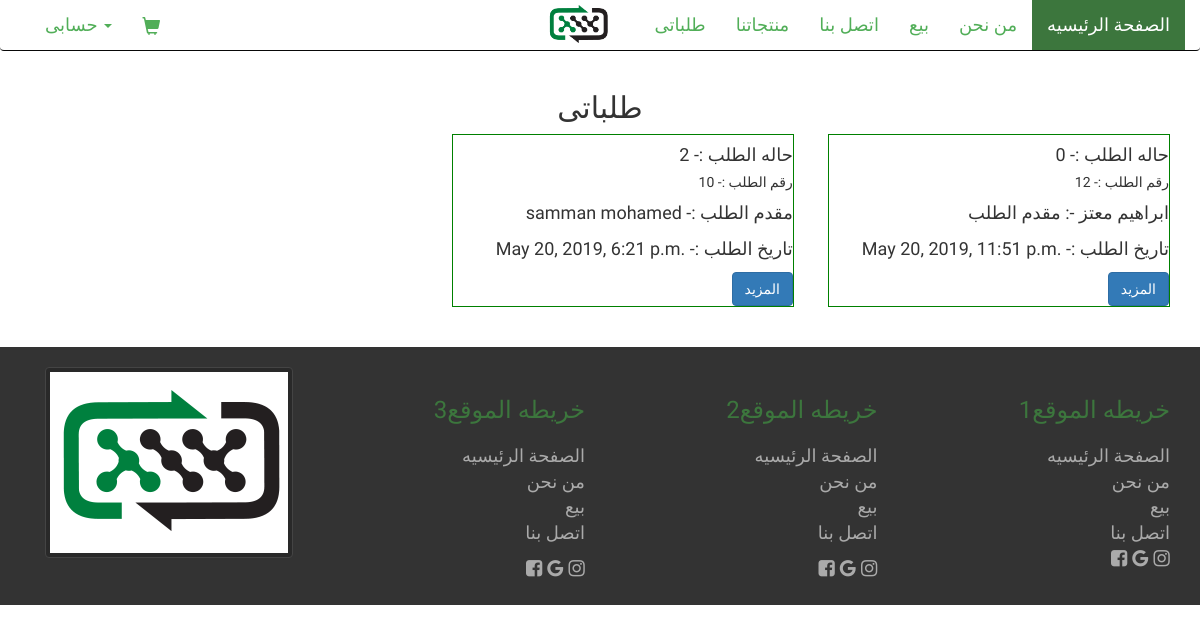
Page /orders/ (signed in) on the earlier database version.
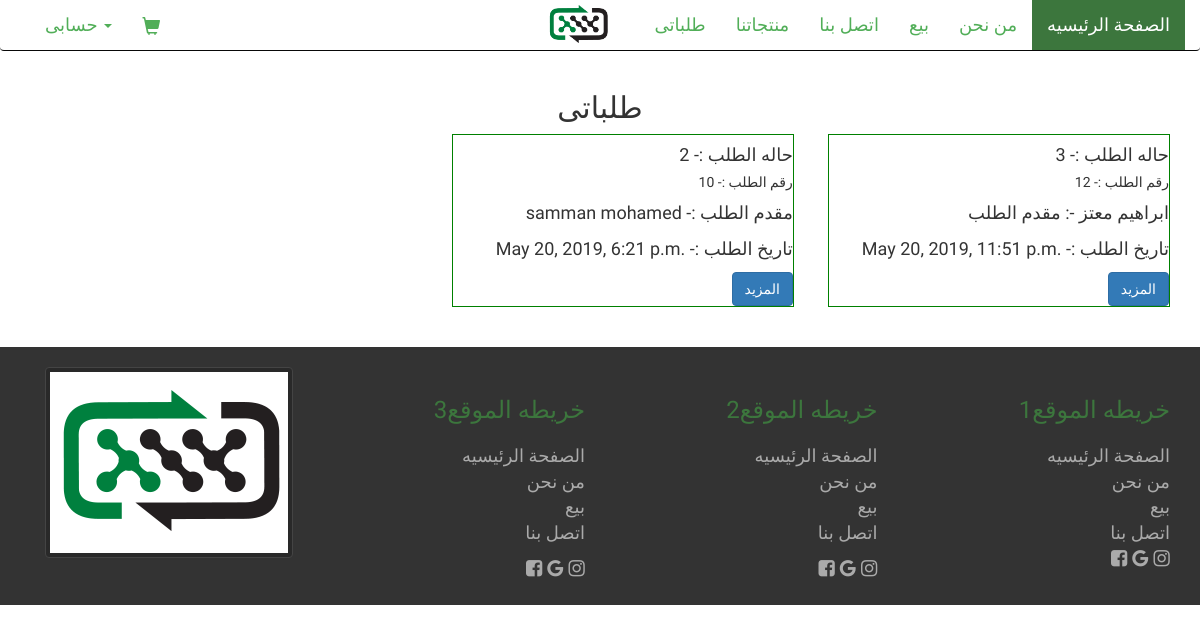
Same page on the later database version.
### orders/models.py (models this page shows, shortened)
class Order(models.Model):
  first_name = models.CharField(max_length=60, blank=True, null=True)
  last_name = models.CharField(max_length=60, blank=True, null=True)
  email = models.EmailField()
  phone_regex = RegexValidator(regex=r'^01[1|0|2|5][0-9]{8}$',
                               message="Phone number must match egyptian format")
  phone = models.CharField(validators=[phone_regex], max_length=11,
                           blank=True, null=True,
                           help_text=_('من فضلك ادخل رقم موبايل صحيح'))
  address = models.CharField(max_length=150, blank=True, null=True)
  city = models.ForeignKey(City, on_delete=models.CASCADE, null=True)
  user = models.ForeignKey(User, on_delete=models.CASCADE, null=True)
  created = models.DateTimeField(auto_now_add=True)
  updated = models.DateTimeField(auto_now=True)
  order_status = models.PositiveIntegerField(default=1)
  class Meta:
    ordering = ('-created',)

### orders/views.py (the view)
# urls.py: path('', views.order_list, name='order_list'),
def order_list(request):
  user_orders = Order.objects.filter(user=request.user)
  context = {
    'oredrs': user_orders
  }
  return render(request, 'orders/list.html', context)

### cart/context_processors.py (called while the page is built)
def cart(request):
  return {'cart': Cart(request)}

### orders/templates/orders/list.html (shortened to what this page needs)
{% extends "base/base.html" %}
{% load static %}
{% block content %}
  <div class="container">
    <div class="row">
      <h2 style="text-align: center;">طلباتى</h2>
      <div style="float: right;text-align: right" class="col-md-12">
        {% for o in oredrs %}
          <div style="border: 1px solid green;width: 30%;margin-left: 3%;
                      margin-bottom: 4rem;float: right;" class="card {{ o.category.id }}">
            <div class="card-body">
              <h4 class="card-title">{{ o.order_status }} -: حاله الطلب </h4>
              <h5 class="card-title">{{ o.id }} -:  رقم الطلب </h5>
              <p class="card-text">{{ o.last_name }} {{ o.first_name }} -: مقدم الطلب </p>
              <p class="card-text">{{ o.created }} -: تاريخ الطلب </p>
              <a href="{% url 'orders:order_detail' o.id %}" class="btn btn-primary"> المزيد</a>
            </div>
          </div>
        {% endfor %}
      </div>
    </div>
  </div>
{% endblock %}

Differences in the rows shown:
changed Order "ابراهيم": order_status "0" → "3"
